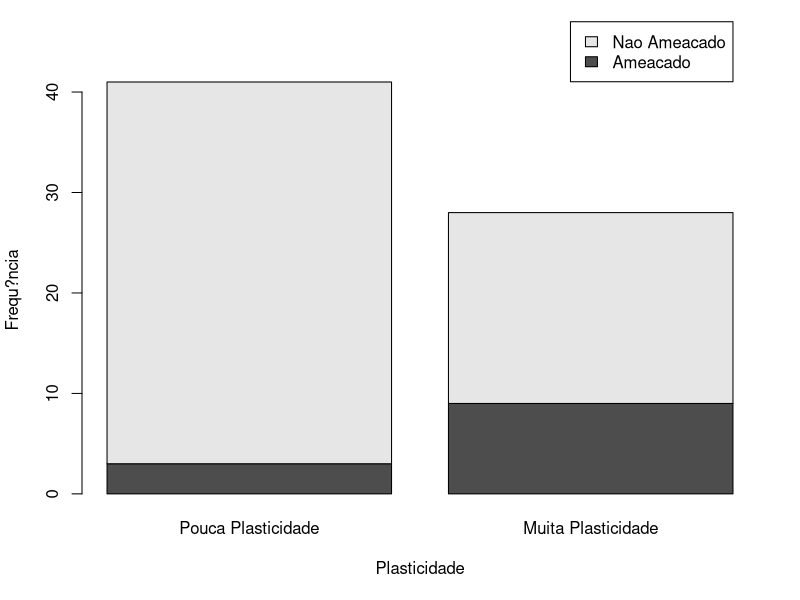

Here is the R script that generated this plot:
##### trabalho victoria ####

dados <- read.csv2('data/base_de_dados_risco_de_extincao.csv')

dados$Resume[which(dados$Resume == "Nameacado")] <- "Nao Ameacado"
dados$Resume[which(dados$Resume == "Ameacado")] <- "Ameacado"

### ORGANIZING DATA ###

plasticity <- dados$Plasticity[which(dados$Plasticity != 0)]
extinctionrisk <- dados$Resume[which(dados$Plasticity != 0)]

pos <- which(extinctionrisk != 0)

plasticity <- plasticity[pos]
plasticity <- as.integer(plasticity)
extinctionrisk <- extinctionrisk[pos]

### ANOVA ###

#plot(plasticity ~ as.factor(extinctionrisk))

### ANOVA LOG ###

#posicao <- which(plasticity != 0)
#plasticity[posicao] <- log(plasticity[posicao])
#plot(plasticity ~ as.factor(extinctionrisk))
#summary(aov(plasticity ~ extinctionrisk))


##### CHI SQUARE ####

plasticity[which(plasticity != 0)] <- "Muita Plasticidade"
plasticity[which(plasticity == 0)] <- "Pouca Plasticidade"
#sum(plasticity == "Without plasticity")

plasticity <- factor(plasticity, levels = c("Pouca Plasticidade", "Muita Plasticidade"))

count <- table(extinctionrisk, plasticity)

count

chisq.test(count)

barplot(count, legend.text = extinctionrisk[c(12, 13)],
        xlab = "Plasticidade", ylab = "Frequ?ncia",
        args.legend = list(x = 2.4,
                           y = 47))

